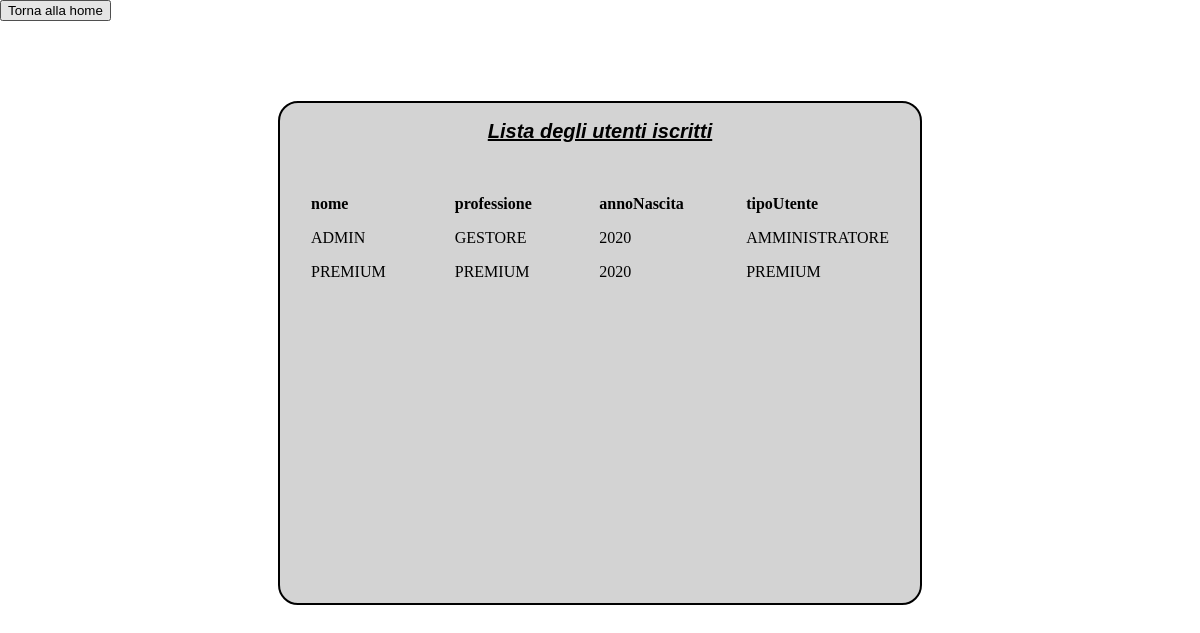
The page /File/listautenti_server.php on the database its author committed.
### tables this page shows
CREATE TABLE UTENTE(
	nome VARCHAR(200) PRIMARY KEY,
    professione VARCHAR(200),
    foto BLOB,
    contatoreAvvistamentiEffettuati INT,
    annoNascita INT,
    email VARCHAR(200),
    password VARCHAR(200),
    tipoUtente ENUM("SEMPLICE","PREMIUM","AMMINISTRATORE")
);

### File/listautenti_server.php (the view, shortened to what this page needs)
<!DOCTYPE html>
<html lang="en" dir="ltr">
  <head>
    <link rel="stylesheet" type="text/css" href="css/listautenti.css">
  </head>
  <body>
    <input type="button" onclick="location.href='Profilo.php'" value="Torna alla home"/>
    <div id="contenitore">
      <h1>Lista degli utenti iscritti</h1><br>
      <form class="" action="listautenti_server.php" method="post">
      <?php
        $db=mysqli_connect('localhost','root','Nico1998','progetto') or die("Impossibile connettersi al database");
        $result=mysqli_query($db,"SELECT nome,professione,annoNascita,tipoUtente FROM utente");
        $tabellautenti = array();
        echo '<table class="data-table">
        <tr class="data-heading">';
        while ($info = mysqli_fetch_field($result)) {
          echo '<td>' . $info->name . '</td>';
          array_push($tabellautenti, $info->name);
        }
        echo '</tr>';
        while ($row = mysqli_fetch_array($result)) {
          echo "<tr>";
          foreach ($tabellautenti as $item) {
            echo '<td>' . $row[$item] . '</td>';
              }
              echo '</tr>';
            }
        echo "</table>";
      ?>
      </form>
      </div>
  </body>
</html>

### File/css/listautenti.css (style rules this page uses)
body { background-image: url(https://www.sendible.com/hs-fs/hubfs/blog-import/2018/18-08-Aug/online-communities-featured.jpg?width=1200&name=online-communities-featured.jpg); background-position: center; background-repeat: no-repeat; background-size: cover; }
h1 { font-size: 20px; color: black; font-family: "Lucida Sans Unicode", sans-serif; font-style: oblique; text-align: center; font-size: 20px; text-decoration: underline; line-height: 30px; }
body, html { height: 100%; margin: 0; overflow: auto; }
#contenitore { position: relative; width: 600px; height: 500px; z-index: 15; top: 10%; margin-right: auto; margin-left: auto; background-color: lightgrey; border: 2px solid black; border-radius: 20px; padding-left: 20px; padding-right: 20px; }
table { padding: 8px; line-height: 30px; width: auto; margin-left: auto; margin-right: auto; }
tr:first-child { font-weight: bold; }
td { width: 30%; }

### rows shown on the page
utente: nome "ADMIN", professione "GESTORE", annoNascita "2020", tipoUtente "AMMINISTRATORE"
utente: nome "PREMIUM", professione "PREMIUM", annoNascita "2020", tipoUtente "PREMIUM"

### other values the page prints
$info->name "nome"
$info->name "professione"
$info->name "annoNascita"
$info->name "tipoUtente"
